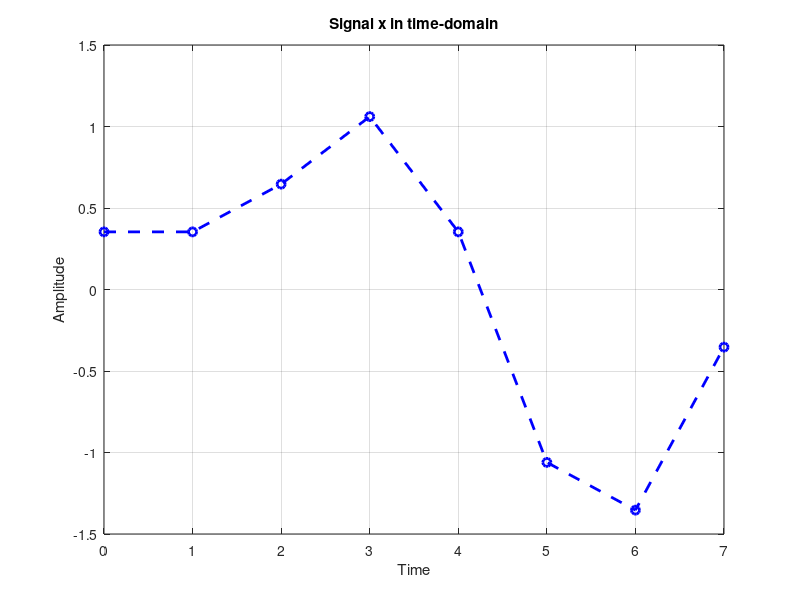

MATLAB code for this plot: (Note: this script raises an error after producing the figure.)
%% DFT example (using exponential form of DFT equation)
clc;
clear all;
close all;
N = 8;
Fs = 8*1e3;         % Sampling frequency 8KHz
Ts = 1/Fs;
t = 0:N-1;
x = sin(2*pi*1000*t*Ts)+0.5*sin(2*pi*2000*t*Ts+(3*pi/4));

% Plot first N discrete values of continuous signal x :
 figure(1)
 plot(t,x,'b--o','LineWidth',2)   
 xlabel('Time')
 ylabel('Amplitude')
 title('Signal x in time-domain')
 grid on

%% DFT using Matlab builtin function: 

% n_1 = length(x);
% dft_matlab = x*dftmtx(n_1);

%% DFT using exponential equation:
[X_exp,X_mag,X_ang] = dft(x, N);
figure(2)
X_real = real(X_exp);
stem(t,X_real,'r','LineWidth',2)
grid on
title('Real part')
xlabel('Frequency(KHz)')
ylabel('Amplitude')

figure(3)
X_imag = imag(X_exp);
stem(t,X_imag,'g','LineWidth',2)
grid on
title('Imaginary part')
xlabel('Frequency(KHz)')
ylabel('Amplitude')

figure(4)
stem(t,X_mag,'k','LineWidth',2)
grid on;
title('Magnitude')
xlabel('Frequency(KHz)')
ylabel('Magnitude')

figure(5)
stem(t,X_ang,'b','LineWidth',2)
grid on;
title('Phase angle in Degrees')
xlabel('Frequency(KHz)')
ylabel('Degree')